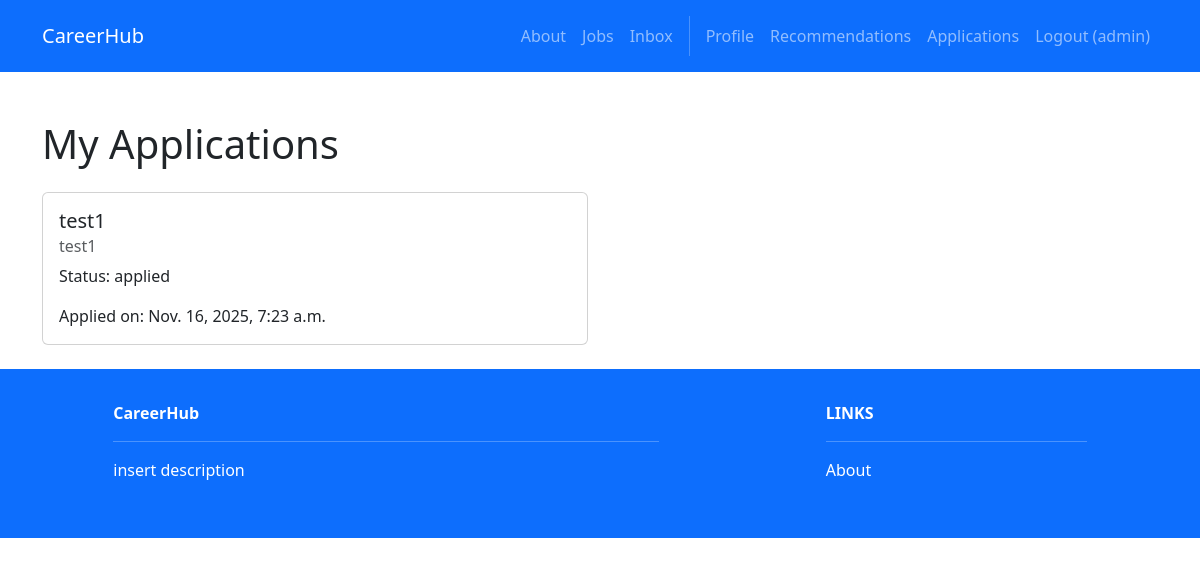
/jobs/applications/ (signed in), run on an earlier commit of the app's database.
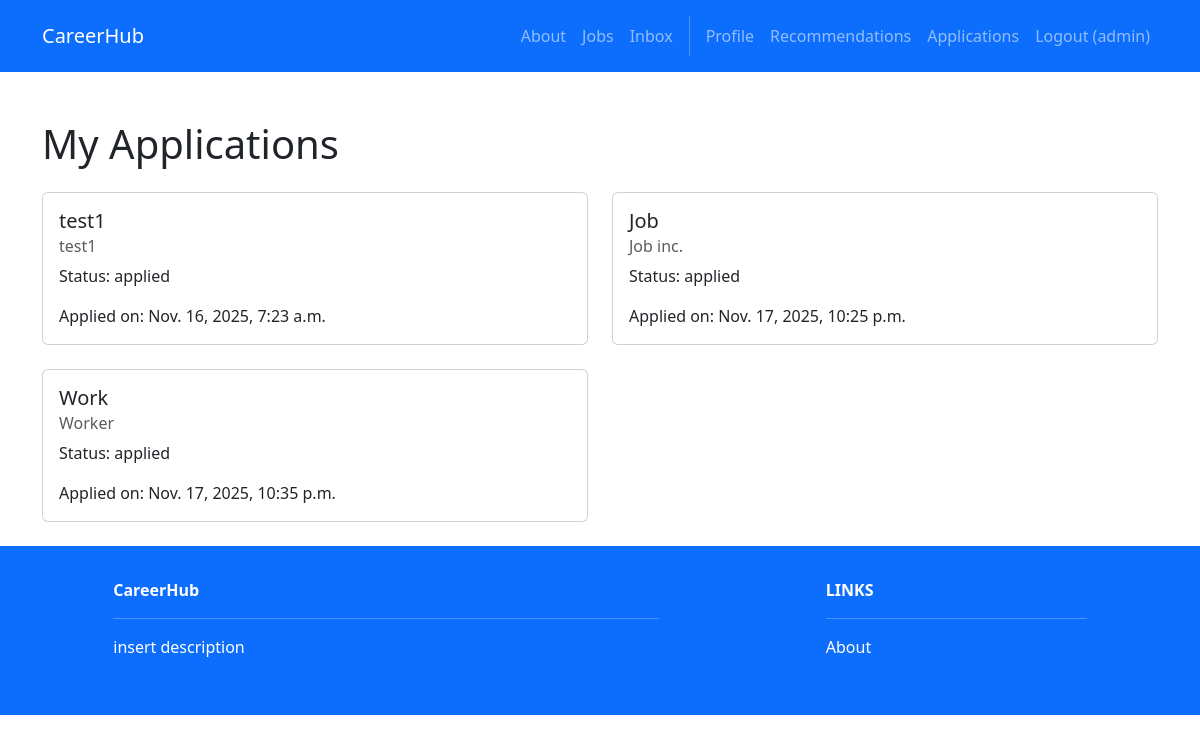
And on a later commit of the database.
### accounts/models.py (models this page shows)
class User(AbstractUser):
    firstname = models.CharField(max_length=150, blank=True)
    lastname = models.CharField(max_length=150, blank=True)
    username = models.CharField(max_length=150, unique=True)
    password = models.CharField(max_length=128)
    ROLE_CHOICES = [
        ('seeker', 'Job Seeker'),
        ('recruiter', 'Recruiter'),
    ]
    role = models.CharField(max_length=10, choices=ROLE_CHOICES, default='seeker')

### jobs/models.py (models this page shows)
class Application(models.Model):
    STATUS_CHOICES = [
        ('applied', 'Applied'),
        ('review', 'Review'),
        ('interview', 'Interview'),
        ('offer', 'Offer'),
        ('closed', 'Closed'),
    ]
    job = models.ForeignKey('recruiters.Post', on_delete=models.CASCADE, default=None)
    applicant = models.ForeignKey(User, on_delete=models.CASCADE)
    status = models.CharField(max_length=20, choices=STATUS_CHOICES, default='applied')
    note = models.TextField(blank=True)
    created_at = models.DateTimeField(auto_now_add=True)
    updated_at = models.DateTimeField(auto_now=True)

### recruiters/models.py (models this page shows, shortened)
class Post(models.Model):
    id = models.AutoField(primary_key=True)
    title = models.CharField(max_length=200)
    company = models.CharField(max_length=200)
    description = models.TextField()
    location = models.CharField(max_length=200)
    lat = models.FloatField(null=True, blank=True)
    lng = models.FloatField(null=True, blank=True)
    salary_range = models.CharField(max_length=100)
    required_skills = models.ManyToManyField(Skill)
    recruiter = models.ForeignKey(User, on_delete=models.CASCADE)
    created_at = models.DateTimeField(auto_now_add=True)
    updated_at = models.DateTimeField(auto_now=True)
    VISA_CHOICES = [
        ('yes', 'Yes'),
        ('no', 'No'),
    ]
    visa_sponsorship = models.CharField(max_length=3, choices=VISA_CHOICES, default='no')

### jobs/views.py (the view)
# urls.py: path('applications/', views.applications, name='jobs.applications'),
@login_required
def applications(request):
    if request.user.role == "recruiter":
        return redirect('recruiters.index')
    user_applications = Application.objects.filter(applicant=request.user)
    return render(request, 'jobs/applications.html', {'applications': user_applications})

### jobs/templates/jobs/applications.html
{% extends 'base.html' %}
{% block content %}
<div class="container mt-5">
    <h1>My Applications</h1>
    <div class="row mt-4">
        {% for application in applications %}
        <div class="col-md-6 mb-4">
            <div class="card">
                <div class="card-body">
                    <h5 class="card-title">{{ application.job.title }}</h5>
                    <h6 class="card-subtitle mb-2 text-muted">{{ application.job.company }}</h6>
                    <p class="card-text">Status: {{ application.status }}</p>
                    <p class="card-text">Applied on: {{ application.created_at }}</p>
                </div>
            </div>
        </div>
        {% endfor %}
    </div>
</div>
{% endblock %}

### CareerHub/templates/base.html (shortened to what this page needs)
<!DOCTYPE html>
<html>
  {% load static %}
  <head>
    <link href=
      "https://cdn.jsdelivr.net/npm/bootstrap@5.3.3/dist/css/bootstrap.min.css" rel="stylesheet"
>
    <link rel=
      "stylesheet"  href="https://cdnjs.cloudflare.com/ajax/libs/font-awesome/6.1.1/css/all.min.css">
  </head>
  <body>
     <nav class="p-3 navbar navbar-dark bg-primary navbar-expand-lg">
      <div class="container">
        <a class="navbar-brand"
           href="{% url 'home.index' %}"> CareerHub
        </a>
        <div class="collapse navbar-collapse"
             id="navbarNavAltMarkup">
           <div class="navbar-nav ms-auto navbar-ml">
            <a class="nav-link"
               href="{% url 'home.about' %}">About</a>
            <a class="nav-link"
              href="{% url 'jobs.index' %}">Jobs</a>
            {% if user.is_authenticated %}
            <a class="nav-link"
              href="{% url 'inbox.index' %}">Inbox</a>
            {% endif %}
            {% if user.is_authenticated %}
              {% if user.role == "recruiter" %}
                <a class="nav-link" href="{% url 'recruiters.index' %}">Postings</a>
                <a class="nav-link" href="{% url 'recruiters.create' %}">Post Job</a>
                <a class="nav-link" href="{% url 'recruiters.recommendations' %}">Recommendations</a>
                <a class="nav-link" href="{% url 'recruiters.candidates' %}">Browse Candidates</a>
              {% else %}
                <a class="nav-link" href="{% url 'profiles.view' %}">Profile</a>
                <a class="nav-link" href="{% url 'jobs.recommendations' %}">Recommendations</a>
                <a class="nav-link" href="{% url 'jobs.applications' %}">Applications</a>
              {% endif %}
              <a class="nav-link" href="{% url 'accounts.logout' %}">Logout ({{user.username }})</a>
            {% else %}
              <a class="nav-link" href="{% url 'accounts.login' %}">Login</a>
              <a class="nav-link" href="{% url 'accounts.signup' %}">Sign Up</a>
            {% endif %}
          </div>
        </div>
      </div>
    </nav>
    <div>
      {% block content %}
      {% endblock content %}
    </div>
     <section class="p-3 ms-footer bg-primary d-none d-md-block">
      <div class="container">
        <div class="row mt-3 text-white">
          <div class="col-md-6 col-lg-6 col-xl-6 mx-auto mb-4">
            <b>CareerHub</b>
            <hr />
            <p>
              insert description
            </p>
          </div>
          <div class="col-md-3 col-lg-3 col-xl-3 mx-auto mb-4">
            <b>LINKS</b>
            <hr />
            <p><a class="nav-link"
              href="{% url 'home.about' %}">
              About
            </a></p>
          </div>
        </div>
      </div>
    </section>
  </body>
</html>

What changed in the data, as far as the page shows it:
added Application: job "Job", job.company "Job inc.", status "applied", created_at "Nov. 17, 2025, 10:25 p.m."
added Application: job "Work", job.company "Worker", status "applied", created_at "Nov. 17, 2025, 10:35 p.m."
